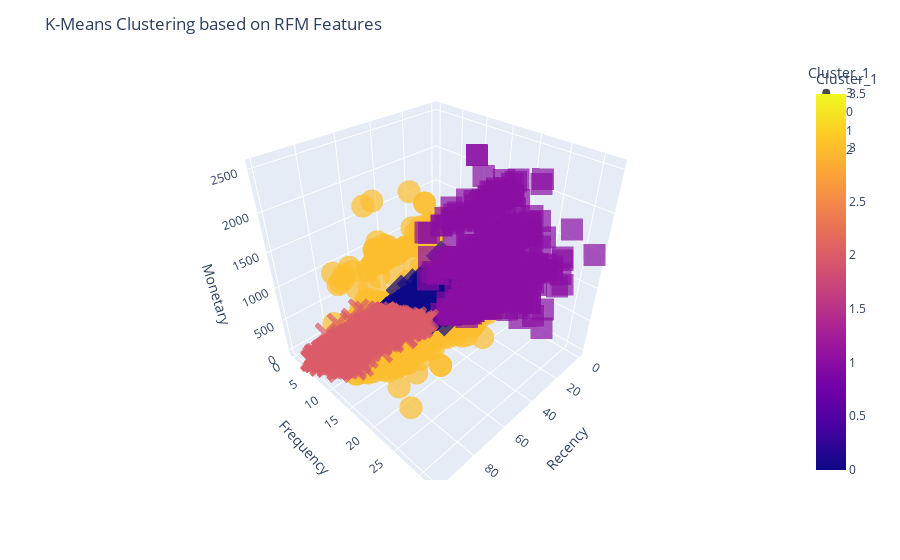

Source (notebook cell):
### Code cell
import plotly.express as px

fig = px.scatter_3d(df, x='Recency', y='Frequency', z='Monetary', color='Cluster_1', opacity=0.7, size_max=10, symbol='Cluster_1')

fig.update_layout(title='K-Means Clustering based on RFM Features',
                  scene=dict(xaxis_title='Recency', yaxis_title='Frequency', zaxis_title='Monetary'))

fig.show()

### Figure 1 — Plotly figure (JSON) as saved in the notebook; plotly's stock layout.template omitted (floating-point values rounded to 4 significant figures; data arrays with more than 128 entries replaced by an {"elided": "..."} marker saying what was removed)
{"data": [{"hovertemplate": "Cluster_1=%{marker.color}<br>Recency=%{x}<br>Frequency=%{y}<br>Monetary=%{z}<extra></extra>", "legendgroup": "3", "marker": {"color": {"elided": "521 int values"}, "coloraxis": "coloraxis", "opacity": 0.7, "symbol": "circle"}, "mode": "markers", "name": "3", "scene": "scene", "showlegend": true, "type": "scatter3d", "x": {"elided": "521 int values"}, "y": {"elided": "521 int values"}, "z": {"elided": "521 int values"}}, {"hovertemplate": "Cluster_1=%{marker.color}<br>Recency=%{x}<br>Frequency=%{y}<br>Monetary=%{z}<extra></extra>", "legendgroup": "0", "marker": {"color": {"elided": "613 int values"}, "coloraxis": "coloraxis", "opacity": 0.7, "symbol": "diamond"}, "mode": "markers", "name": "0", "scene": "scene", "showlegend": true, "type": "scatter3d", "x": {"elided": "613 int values"}, "y": {"elided": "613 int values"}, "z": {"elided": "613 int values"}}, {"hovertemplate": "Cluster_1=%{marker.color}<br>Recency=%{x}<br>Frequency=%{y}<br>Monetary=%{z}<extra></extra>", "legendgroup": "1", "marker": {"color": {"elided": "463 int values"}, "coloraxis": "coloraxis", "opacity": 0.7, "symbol": "square"}, "mode": "markers", "name": "1", "scene": "scene", "showlegend": true, "type": "scatter3d", "x": {"elided": "463 int values"}, "y": {"elided": "463 int values"}, "z": {"elided": "463 int values"}}, {"hovertemplate": "Cluster_1=%{marker.color}<br>Recency=%{x}<br>Frequency=%{y}<br>Monetary=%{z}<extra></extra>", "legendgroup": "2", "marker": {"color": {"elided": "628 int values"}, "coloraxis": "coloraxis", "opacity": 0.7, "symbol": "x"}, "mode": "markers", "name": "2", "scene": "scene", "showlegend": true, "type": "scatter3d", "x": {"elided": "628 int values"}, "y": {"elided": "628 int values"}, "z": {"elided": "628 int values"}}], "layout": {"coloraxis": {"colorbar": {"title": {"text": "Cluster_1"}}, "colorscale": [[0, "#0d0887"], [0.1111, "#46039f"], [0.2222, "#7201a8"], [0.3333, "#9c179e"], [0.4444, "#bd3786"], [0.5556, "#d8576b"], [0.6667, "#ed7953"], [0.7778, "#fb9f3a"], [0.8889, "#fdca26"], [1, "#f0f921"]]}, "legend": {"title": {"text": "Cluster_1"}, "tracegroupgap": 0}, "margin": {"t": 60}, "scene": {"domain": {"x": [0, 1], "y": [0, 1]}, "xaxis": {"title": {"text": "Recency"}}, "yaxis": {"title": {"text": "Frequency"}}, "zaxis": {"title": {"text": "Monetary"}}}, "title": {"text": "K-Means Clustering based on RFM Features"}}}
